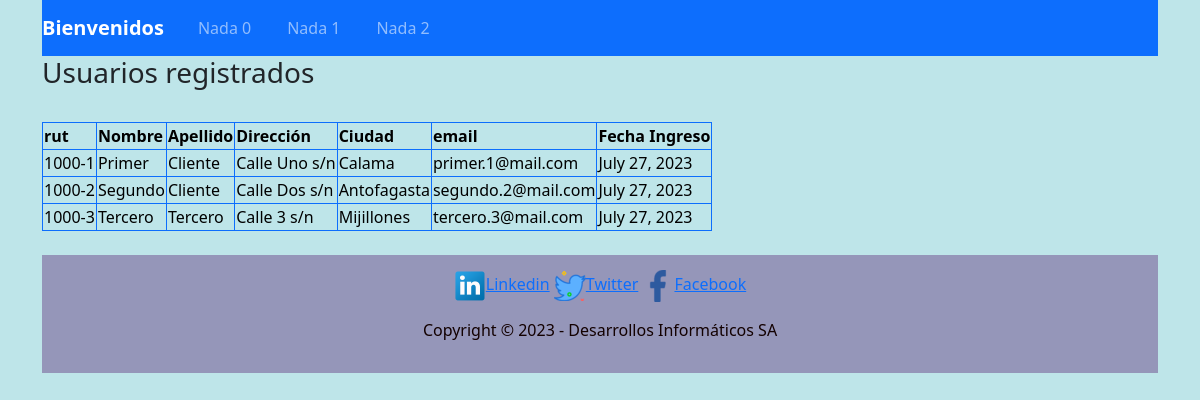
The page /salida_clientes/ (signed in) on the database its author committed.
### aplicacion_5/models.py (models this page shows, shortened)
class registroClientes(models.Model):
    rut = models.CharField(max_length=10, unique=True)
    nombre = models.CharField(max_length=20)
    apellido = models.CharField(max_length=20)
    direccion = models.CharField(max_length=50)
    ciudad = models.CharField(max_length=20)
    email = models.EmailField(max_length=40)
    password = models.CharField(max_length=8)
    creacion = models.DateField(auto_now_add=True)

### aplicacion_5/views.py (the view)
# urls.py: path('salida_clientes/', informeUsuarios, name = 'salida_clientes'),
@login_required
def informeUsuarios(request):
    usuarios = registroClientes.objects.all()
    return render(request, 'salida_clientes.html', {'usuarios': usuarios})

### aplicacion_5/templates/salida_clientes.html (shortened to what this page needs)
{% load static %}
<!DOCTYPE html>
<html lang="en">
  <head>
    <link href="https://cdn.jsdelivr.net/npm/bootstrap@5.3.0-alpha3/dist/css/bootstrap.min.css" rel="stylesheet">
    <link rel="stylesheet" href="{% static 'assets/estilos/styles.css' %}" />
  </head>
  <body >
   <div class="container">
     <header>
      <nav class="navbar navbar-expand-lg navbar bg-primary" data-bs-theme="dark">
        <a class="navbar-brand" href="{% url 'index' %}">Bienvenidos</a>
        <div class="collapse navbar-collapse" id="navbarSupportedContent">
          <ul class="navbar-nav ml-auto">
            <li class="nav-item">
              <a class="nav-link" href="#">Nada 0</a>
            </li>
            <li class="nav-item">
              <a class="nav-link" href="#">Nada 1</a>
            </li>
            <li class="nav-item">
              <a class="nav-link" href="#">Nada 2</a>
            </li>
          </ul>
        </div>
      </nav>
     </header>
    </div>
    <div class="container">
      <h3>Usuarios registrados</h3>
      <br>
        <table class="table-secondary table-bordered border-primary">
            <thead>
              <tr>
                <th scope="col">rut</th>
                <th scope="col">Nombre</th>
                <th scope="col">Apellido</th>
                <th scope="col">Dirección</th>
                <th scope="col">Ciudad</th>
                <th scope="col">email</th>
                <th scope="col">Fecha Ingreso</th>
              </tr>
            </thead>
            <tbody class="usuarios">
            {% for p in usuarios %}
              <tr>
                <td>{{p.rut}}</td>
                <td>{{p.nombre}}</td>
                <td>{{p.apellido}}</td>
                <td>{{p.direccion}}</td>
                <td>{{p.ciudad}}</td>
                <td>{{p.email}}</td>
                <td>{{p.creacion}}</td>
              </tr>
            {% endfor %}
            </tbody>
        </table>
    </div>
  </body>
  <br>
  <div class="container">
  <footer >
    <div>
      <p id="pie">
        <a href="https://www.linkedin.com/sharing/share-offsite/?url=[url]"><img id="pie-img" src="{% static 'assets/imagenes/linkedin_socialnetwork_17441.png' %}" alt="Linkedin">Linkedin</a>
        <a href="https://twitter.com/intent/tweet?text=[text]&url=[url]&hashtags=[hashtag]"><img id="pie-img" src="{% static 'assets/imagenes/twiter.png' %}" alt="Twitter">Twitter</a>
        <a href="https://www.facebook.com/sharer/sharer.php?u=https://espai.es"><img id="pie-img" src="{% static 'assets/imagenes/facebook_logo_icon_229298.png' %}" alt="Facebook">Facebook</a>
      </p>
      <p>Copyright &copy; 2023 - Desarrollos Informáticos SA</p>
    </div>
  </footer>
</div>
</html>

### aplicacion_5/static/assets/estilos/styles.css (style rules this page uses)
body { background-color: rgb(190, 229, 233); }
footer { background-color:#9596b9; height: 50%; text-align: center; padding: 15px; color: rgb(19, 1, 1); }
#pie { text-align: center; font-size: 1rem; font-weight: 100; }
.navbar { background-color: #f8f9fa; }
.navbar-brand { font-weight: bold; }
.nav-item { padding: 0 10px; }

### rows shown on the page
registroClientes: rut "1000-1", nombre "Primer", apellido "Cliente", direccion "Calle Uno s/n", ciudad "Calama", email "primer.1@mail.com", creacion "July 27, 2023"
registroClientes: rut "1000-2", nombre "Segundo", apellido "Cliente", direccion "Calle Dos s/n", ciudad "Antofagasta", email "segundo.2@mail.com", creacion "July 27, 2023"
registroClientes: rut "1000-3", nombre "Tercero", apellido "Tercero", direccion "Calle 3 s/n", ciudad "Mijillones", email "tercero.3@mail.com", creacion "July 27, 2023"
